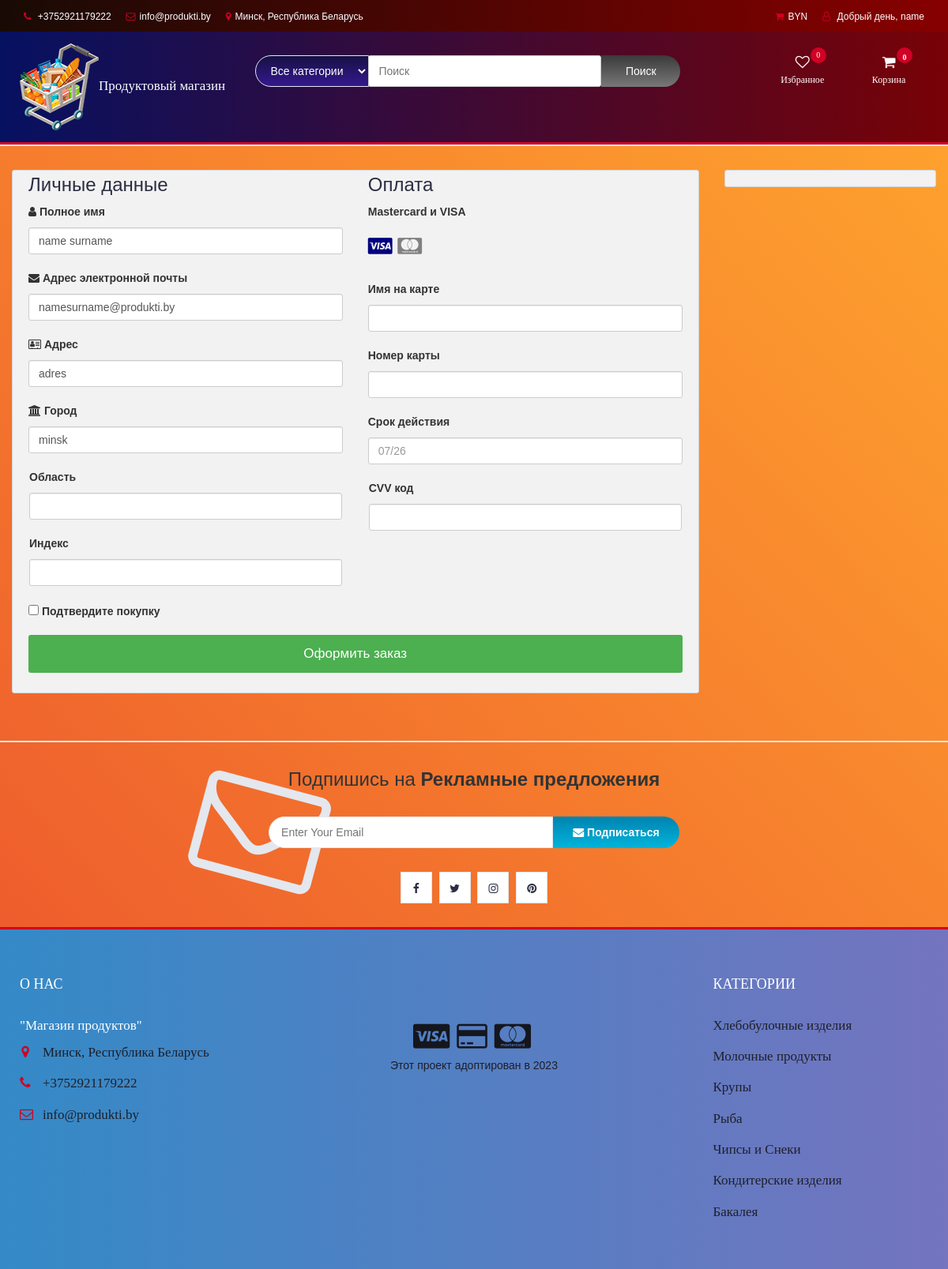
The app's page /checkout.php (signed in) with its own data.
### tables this page shows
CREATE TABLE `user_info` (
  `user_id` int(10) NOT NULL,
  `first_name` varchar(100) NOT NULL,
  `last_name` varchar(100) NOT NULL,
  `email` varchar(300) NOT NULL,
  `password` varchar(300) NOT NULL,
  `mobile` varchar(10) NOT NULL,
  `address1` varchar(300) NOT NULL,
  `address2` varchar(11) NOT NULL
);

### checkout.php (the view, shortened to what this page needs)
<?php
include "db.php";
include "header.php";
?>
<section class="section">
	<div class="container-fluid">
		<div class="row-checkout">
		<?php
		if(isset($_SESSION["uid"])){
			$sql = "SELECT * FROM user_info WHERE user_id='$_SESSION[uid]'";
			$query = mysqli_query($con,$sql);
			$row=mysqli_fetch_array($query);
		echo'
			<div class="col-75">
				<div class="container-checkout">
				<form id="checkout_form" action="checkoutpro.php" method="POST" class="was-validated">
					<div class="row-checkout">
					<div class="col-50">
						<h3>Личные данные</h3>
						<label for="fname"><i class="ml ml-user" ></i> Полное имя</label>
						<input type="text" id="fname" class="form-control" name="firstname" pattern="^[a-zA-Z ]+$"  value="'.$row["first_name"].' '.$row["last_name"].'">
						<label for="email"><i class="ml ml-envelope"></i> Адрес электронной почты</label>
						<input type="text" id="email" name="email" class="form-control" pattern="^[_a-z0-9-]+(\.[_a-z0-9-]+)*@[a-z0-9]+(\.[a-z]{2,5})$" value="'.$row["email"].'" required>
						<label for="adr"><i class="ml ml-address-card-o"></i> Адрес</label>
						<input type="text" id="adr" name="address" class="form-control" value="'.$row["address1"].'" required>
						<label for="city"><i class="ml ml-institution"></i> Город</label>
						<input type="text" id="city" name="city" class="form-control" value="'.$row["address2"].'" pattern="^[a-zA-Z ]+$" required>
						<div class="row">
						<div class="col-50">
							<label for="state">Область</label>
							<input type="text" id="state" name="state" class="form-control" pattern="^[a-zA-Z ]+$" required>
						</div>
						<div class="col-50">
							<label for="zip">Индекс</label>
							<input type="text" id="zip" name="zip" class="form-control" pattern="^[0-9]{6}(?:-[0-9]{4})?$" required>
						</div>
						</div>
					</div>
					<div class="col-50">
						<h3>Оплата</h3>
						<label for="fname">Mastercard и VISA</label>
						<div class="icon-container">
						<i class="ml ml-cc-visa" style="color:navy;"></i>
						<i class="ml ml-cc-mastercard" style="color:gray;"></i>
						</div>
						<label for="cname">Имя на карте</label>
						<input type="text" id="cname" name="cardname" class="form-control" pattern="^[a-zA-Z ]+$" required>
						<div class="form-group" id="card-number-field">
                        <label for="cardNumber">Номер карты</label>
                        <input type="text" class="form-control" id="cardNumber" name="cardNumber" required>
                    </div>
						<label for="expdate">Срок действия</label>
						<input type="text" id="expdate" name="expdate" class="form-control" pattern="^((0[1-9])|(1[0-2]))\/(\d{2})$" placeholder="07/26"required>
						<div class="row">
						<div class="col-50">
							<div class="form-group CVV">
								<label for="cvv">CVV код</label>
								<input type="text" class="form-control" name="cvv" id="cvv" required>
						</div>
						</div>
					</div>
					</div>
					</div>
					<label><input type="CHECKBOX" name="q" class="roomselect" value="conform" required> Подтвердите покупку
					</label>';
					$total=0;
					$total_count=$_POST['total_count'];
				echo'
				<input type="hidden" name="total_count" value="'.$total_count.'">
					<input type="hidden" name="total_price" value="'.$total.'">
					<input type="submit" id="submit" value="Оформить заказ" class="checkout-mb">
				</form>
				</div>
			</div>
			';
		}else{
			echo"<script>window.location.href = 'cart.php'</script>";
		}
		?>
			<div class="col-25">
				<div class="container-checkout">
				</div>
			</div>
		</div>
	</div>
</section>
		<div id="newsletter" class="section">
			<div class="container">
				<div class="row">
					<div class="col-md-12">
						<div class="newsletter">
							<p>Подпишись на <strong>Рекламные предложения</strong></p>
							<form >
								<input class="input" type="email" placeholder="Enter Your Email">
								<button class="newsletter-mb"><i class="ml ml-envelope"></i> Подписаться</button>
							</form>
							<ul class="newsletter-follow">
								<li>
									<a href="index.php"><i class="ml ml-facebook"></i></a>
								</li>
								<li>
									<a href="index.php"><i class="ml ml-twitter"></i></a>
								</li>
								<li>
									<a href="index.php"><i class="ml ml-instagram"></i></a>
								</li>
								<li>
									<a href="index.php"><i class="ml ml-pinterest"></i></a>
								</li>
							</ul>
						</div>
					</div>
				</div>
			</div>
		</div>
<?php
include "footer.php";
?>

### header.php (shortened to what this page needs)
<!DOCTYPE html>
<html lang="en">
	<head>
		<link type="text/css" rel="stylesheet" href="css/bootstrap.min.css"/>
		<link type="text/css" rel="stylesheet" href="css/slick.css"/>
		<link type="text/css" rel="stylesheet" href="css/slick-theme.css"/>
		<link type="text/css" rel="stylesheet" href="css/nouislider.min.css"/>
		<link rel="stylesheet" href="css/font-awesome.min.css">
		<link type="text/css" rel="stylesheet" href="css/style.css"/>
		<link type="text/css" rel="stylesheet" href="css/accountmb.css"/>
    </head>
	<body>
		<header>
			<div id="top-header">
				<div class="container">
					<ul class="header-links pull-left">
						<li><a href="#"><i class="ml ml-phone"></i> <a href="tel:+3752921179222">+3752921179222</a></li>
						<li><a href="#"><i class="ml ml-envelope-o"></i><a href="mailto:info@produkti.by">info@produkti.by</a></li>
						<li><a href="index.php"><i class="ml ml-map-marker"></i>Минск, Республика Беларусь</a></li>
					</ul>
					<ul class="header-links pull-right">
						<li><a href="#"><i class="ml ml-byn "></i>BYN</a></li>
						<li><?php
                             include "db.php";
                            if(isset($_SESSION["uid"])){
                                $sql = "SELECT first_name FROM user_info WHERE user_id='$_SESSION[uid]'";
                                $query = mysqli_query($con,$sql);
                                $row=mysqli_fetch_array($query);
                                echo '
                               <div class="dropdownn">
                                  <a href="#" class="dropdownn" data-toggle="modal" data-target="#myModal" ><i class="ml ml-user-o"></i> Добрый день, '.$row["first_name"].'</a>
								  <div class="dropdownn-content">
								  	<a href="myorders.php"  ><i class="ml ml-shopping-basket" aria-hidden="true"></i>Мой заказ</a>
                                    <a href="" data-toggle="modal" data-target="profile"><i class="ml ml-user-circle" aria-hidden="true" ></i>Мой профиль</a>
                                    <a href="logout.php"  ><i class="ml ml-sign-in" aria-hidden="true"></i>Выйти</a>
                                  </div>
                                </div>';
                            }
                                             ?>
                                </li>
					</ul>
				</div>
			</div>
			<div id="header">
				<div class="container">
					<div class="row">
						<div class="col-md-3">
							<div class="header-logo">
							<a href="index.php"> <img src="img/logo2.png" class="logo"></a>Продуктовый магазин
							</div>
						</div>
						<div class="col-md-6">
							<div class="header-search">
							<form name="search" method="post" onsubmit="return false">
									<select class="input-select">
										<option value="0">Все категории</option>
									</select>
									<input class="input" id="search" type="text" placeholder="Поиск">
									<button id="search_mb" class="search-mb">Поиск</button>
								</form>
							</div>
						</div>
						<div class="col-md-3 clearfix">
							<div class="header-ctn">
								<div>
									<a href="wishlist.php">
										<i class="ml ml-heart-o"></i>
										<span>Избранное</span>
										<div id="wishlist-badge" class="qty">0</div>
									</a>
								</div>
								<div class="dropdown">
									<a class="dropdown-toggle" data-toggle="dropdown" aria-expanded="true">
										<i class="ml ml-shopping-cart"></i>
										<span>Корзина</span>
										<div class="badge qty">0</div>
									</a>
									</div>
							</div>
						</div>
					</div>
				</div>
			</div>
		</header>
		<nav id='navigation'>
		</nav>

### css/style.css (style rules this page uses)
body { font-family: 'Arial', sans-serif; font-weight: 400; background-image: linear-gradient(-134deg, #FFA62E 0%, #FB962E 20%, #F8852E 40%, #F3742D 60%, #EF612D 80%, #EA4D2C 100%); }
h1, h2, h3, h4, h5, h6 { color: #2B2D42; font-weight: 400; margin: 0 0 10px; }
a { color: #2B2D42; font-weight: 400; -webkit-transition: 0.2s color; transition: 0.2s color; }
ul, ol { margin: 0; padding: 0; list-style: none }
.input { height: 40px; padding: 0px 15px; border: 1px solid #E4E7ED; background-color: #FFF; width: 100%; }
.input-select { padding: 0px 15px; background: #FFF; border: 1px solid #E4E7ED; height: 40px; color: #FFF; background: -webkit-linear-gradient(to bottom, #181c62, #2510a1); background: linear-gradient(to bottom, #171144, #35188f); }
.section { padding-top: 30px; padding-bottom: 30px; }
#top-header { padding-top: 10px; padding-bottom: 10px; background-color: #1E1F29; }
.header-links li { display: inline-block; margin-right: 15px; font-size: 12px; }
.header-links li:last-child { margin-right: 0px; }
.header-links li a { color: #FFF; }
.header-links li i { color: #D10024; margin-right: 5px; }
#header { padding-top: 15px; padding-bottom: 15px; background-image: linear-gradient(-135deg, #FF6CAB 0%, #F660BC 10%, #EC53CD 20%, #E045DE 30%, #D335EE 40%, #C323FF 50%, #B53AFF 60%, #A749FF 70%, #9854FF 80%, #865EFF 90%, #7366FF 100%); }
.header-logo { float: left; }
.header-search { padding: 15px 0px; }
.header-search form { position: relative; }
.header-search form .input-select { margin-right: -4px; border-radius: 40px 0px 0px 40px; }
.header-search form .input { width: calc(100% - 260px); margin-right: -4px; color: black; }
.header-search form .search-mb { height: 40px; width: 100px; background: #00B4DB; background: -webkit-linear-gradient(to bottom, #6b6b6b, #82817f); background: linear-gradient(to bottom, #3b3a3a, #787878); color: #FFF; font-weight: 400; border: none; border-radius: 0px 40px 40px 0px; }
.header-ctn { float: right; padding: 15px 0px; }
.header-ctn>div { display: inline-block; }
.header-ctn>div+div { margin-left: 15px; }
.header-ctn>div>a { display: block; position: relative; width: 90px; text-align: center; color: #FFF; }
.header-ctn>div>a>i { display: block; font-size: 18px; }
.header-ctn>div>a>span { font-size: 12px; }
.header-ctn>div>a>.qty { position: absolute; right: 15px; top: -10px; width: 20px; height: 20px; line-height: 20px; text-align: center; border-radius: 50%; font-size: 10px; color: #FFF; background-color: #D10024; }
#navigation { background: #FFF; border-bottom: 2px solid #E4E7ED; border-top: 3px solid #D10024; }
#newsletter.section { border-top: 2px solid #E4E7ED; border-bottom: 3px solid #D10024; margin-top: 30px; }
.newsletter { text-align: center; }
.newsletter p { font-size: 24px; }
.newsletter form { position: relative; max-width: 520px; margin: 30px auto; }
.newsletter form:after { content: "\f003"; font-family: FontAwesome; position: absolute; font-size: 160px; color: #E4E7ED; top: 15px; -webkit-transform: translateY(-50%) rotate(15deg); -ms-transform: translateY(-50%) rotate(15deg); transform: translateY(-50%) rotate(15deg); z-index: -1; left: -90px; }
.newsletter form .input { width: calc(100% - 160px); margin-right: -4px; border-radius: 40px 0px 0px 40px; }
.newsletter form .newsletter-mb { width: 160px; height: 40px; font-weight: 700; background: #00B4DB; background: -webkit-linear-gradient(to bottom, #0083B0, #00B4DB); background: linear-gradient(to bottom, #0083B0, #00B4DB); color: #FFF; border: none; border-radius: 0px 40px 40px 0px; }
.newsletter .newsletter-follow { text-align: center; }
.newsletter .newsletter-follow li { display: inline-block; margin-right: 5px; }
.newsletter .newsletter-follow li:last-child { margin-right: 0px; }
.newsletter .newsletter-follow li a { position: relative; display: block; width: 40px; height: 40px; text-align: center; line-height: 40px; border: 1px solid #E4E7ED; background-color: #FFF; -webkit-transition: 0.2s all; transition: 0.2s all; }

### css/accountmb.css (style rules this page uses)
.dropdownn { position: relative; display: inline-block; }

### records on screen
user_info: first_name "name", firstname "name surname", email "namesurname@produkti.by", address "adres", city "minsk"
